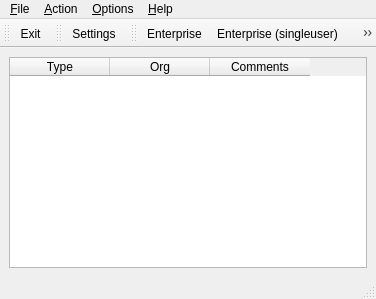
<ui version="4.0" >
 <class>MainWindowClass</class>
 <widget class="QMainWindow" name="MainWindowClass" >
  <property name="geometry" >
   <rect>
    <x>0</x>
    <y>0</y>
    <width>376</width>
    <height>299</height>
   </rect>
  </property>
  <property name="windowTitle" >
   <string>run1s</string>
  </property>
  <property name="windowIcon" >
   <iconset>
    <normaloff>icons/1c_16x16.png</normaloff>icons/1c_16x16.png</iconset>
  </property>
  <widget class="QWidget" name="centralWidget" >
   <layout class="QGridLayout" name="gridLayout" >
    <item row="0" column="0" >
     <widget class="QTableWidget" name="tableWidget" >
      <property name="editTriggers" >
       <set>QAbstractItemView::NoEditTriggers</set>
      </property>
      <property name="alternatingRowColors" >
       <bool>false</bool>
      </property>
      <property name="sortingEnabled" >
       <bool>false</bool>
      </property>
      <column>
       <property name="text" >
        <string>Type</string>
       </property>
      </column>
      <column>
       <property name="text" >
        <string>Org</string>
       </property>
      </column>
      <column>
       <property name="text" >
        <string>Comments</string>
       </property>
      </column>
     </widget>
    </item>
   </layout>
  </widget>
  <widget class="QMenuBar" name="menuBar" >
   <property name="geometry" >
    <rect>
     <x>0</x>
     <y>0</y>
     <width>376</width>
     <height>24</height>
    </rect>
   </property>
   <widget class="QMenu" name="menuFile" >
    <property name="title" >
     <string>&amp;File</string>
    </property>
    <addaction name="actionExit" />
   </widget>
   <widget class="QMenu" name="menuOptions" >
    <property name="title" >
     <string>&amp;Options</string>
    </property>
    <addaction name="actionSettings" />
   </widget>
   <widget class="QMenu" name="menuHelp" >
    <property name="title" >
     <string>&amp;Help</string>
    </property>
    <addaction name="actionHelp" />
    <addaction name="actionAbout" />
    <addaction name="actionAboutQt" />
   </widget>
   <widget class="QMenu" name="menuAction" >
    <property name="title" >
     <string>&amp;Action</string>
    </property>
    <addaction name="actionEnterprise" />
    <addaction name="actionEnterprise_singleuser" />
    <addaction name="actionConfigurer" />
    <addaction name="actionMonitor" />
   </widget>
   <addaction name="menuFile" />
   <addaction name="menuAction" />
   <addaction name="menuOptions" />
   <addaction name="menuHelp" />
  </widget>
  <widget class="QStatusBar" name="statusBar" />
  <widget class="QToolBar" name="FileToolBar" >
   <property name="windowTitle" >
    <string>toolBar</string>
   </property>
   <attribute name="toolBarArea" >
    <enum>TopToolBarArea</enum>
   </attribute>
   <attribute name="toolBarBreak" >
    <bool>false</bool>
   </attribute>
   <addaction name="actionExit" />
  </widget>
  <widget class="QToolBar" name="OptionsToolBar" >
   <property name="windowTitle" >
    <string>toolBar</string>
   </property>
   <attribute name="toolBarArea" >
    <enum>TopToolBarArea</enum>
   </attribute>
   <attribute name="toolBarBreak" >
    <bool>false</bool>
   </attribute>
   <addaction name="actionSettings" />
  </widget>
  <widget class="QToolBar" name="ActionsToolBar" >
   <property name="windowTitle" >
    <string>toolBar</string>
   </property>
   <attribute name="toolBarArea" >
    <enum>TopToolBarArea</enum>
   </attribute>
   <attribute name="toolBarBreak" >
    <bool>false</bool>
   </attribute>
   <addaction name="actionEnterprise" />
   <addaction name="actionEnterprise_singleuser" />
   <addaction name="actionConfigurer" />
   <addaction name="actionMonitor" />
  </widget>
  <action name="actionExit" >
   <property name="icon" >
    <iconset resource="../run1s.qrc" >
     <normaloff>:/icons/exit_32x32.png</normaloff>:/icons/exit_32x32.png</iconset>
   </property>
   <property name="text" >
    <string>&amp;Exit</string>
   </property>
   <property name="shortcut" >
    <string>Ctrl+Q</string>
   </property>
  </action>
  <action name="actionHelp" >
   <property name="icon" >
    <iconset resource="../run1s.qrc" >
     <normaloff>:/icons/help_32x32.png</normaloff>:/icons/help_32x32.png</iconset>
   </property>
   <property name="text" >
    <string>Help</string>
   </property>
   <property name="shortcut" >
    <string>F1</string>
   </property>
  </action>
  <action name="actionAbout" >
   <property name="icon" >
    <iconset resource="../run1s.qrc" >
     <normaloff>:/icons/1c_32x32.png</normaloff>:/icons/1c_32x32.png</iconset>
   </property>
   <property name="text" >
    <string>About</string>
   </property>
  </action>
  <action name="actionAboutQt" >
   <property name="icon" >
    <iconset resource="../run1s.qrc" >
     <normaloff>:/icons/qt_32x32.png</normaloff>:/icons/qt_32x32.png</iconset>
   </property>
   <property name="text" >
    <string>About Qt</string>
   </property>
  </action>
  <action name="actionSettings" >
   <property name="icon" >
    <iconset resource="../run1s.qrc" >
     <normaloff>:/icons/settings_32x32.png</normaloff>:/icons/settings_32x32.png</iconset>
   </property>
   <property name="text" >
    <string>Settings</string>
   </property>
  </action>
  <action name="actionEnterprise" >
   <property name="icon" >
    <iconset resource="../run1s.qrc" >
     <normaloff>:/icons/1cv7_ent_32x32.png</normaloff>:/icons/1cv7_ent_32x32.png</iconset>
   </property>
   <property name="text" >
    <string>Enterprise</string>
   </property>
  </action>
  <action name="actionEnterprise_singleuser" >
   <property name="icon" >
    <iconset resource="../run1s.qrc" >
     <normaloff>:/icons/1cv7_rep_32x32.png</normaloff>:/icons/1cv7_rep_32x32.png</iconset>
   </property>
   <property name="text" >
    <string>Enterprise (singleuser)</string>
   </property>
  </action>
  <action name="actionConfigurer" >
   <property name="icon" >
    <iconset resource="../run1s.qrc" >
     <normaloff>:/icons/1cv7_cfg_32x32.png</normaloff>:/icons/1cv7_cfg_32x32.png</iconset>
   </property>
   <property name="text" >
    <string>Configurer</string>
   </property>
  </action>
  <action name="actionMonitor" >
   <property name="icon" >
    <iconset resource="../run1s.qrc" >
     <normaloff>:/icons/1cv7_mon_32x32.png</normaloff>:/icons/1cv7_mon_32x32.png</iconset>
   </property>
   <property name="text" >
    <string>Monitor</string>
   </property>
   <property name="shortcut" >
    <string>Ctrl+M</string>
   </property>
  </action>
 </widget>
 <resources>
  <include location="../run1s.qrc" />
 </resources>
 <connections/>
</ui>
